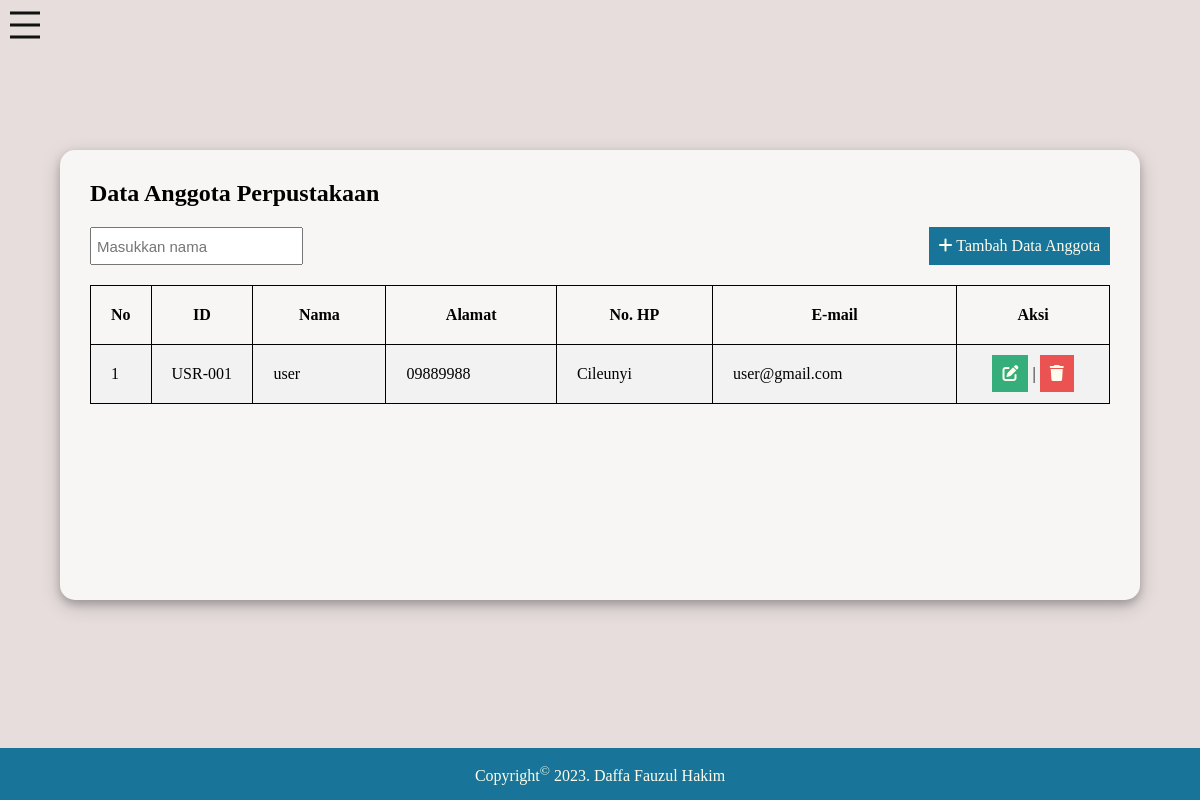
/admin/anggota.php (signed in), run on the app's committed database.
### tables this page shows
CREATE TABLE `anggota` (
  `id` varchar(7) NOT NULL,
  `nama` varchar(255) NOT NULL,
  `nama_pengguna` varchar(50) NOT NULL,
  `alamat` text NOT NULL,
  `no_hp` varchar(15) NOT NULL,
  `email` varchar(255) NOT NULL
);

### admin/anggota.php (the view, shortened to what this page needs)
<!DOCTYPE html>
<html lang="en">
  <head>
    <link rel="stylesheet" href="../assets/style/admin.css" />
  </head>
  <body>
    <main>
      <div id="content">
        <article>
          <header>
            <h2>Data Anggota Perpustakaan</h2>
            <div class="search">
              <input type="text" name="search" id="search" placeholder="Masukkan nama" />
              <a href="tambah/tambah_anggota.php"><i class="fa-solid fa-plus"></i> Tambah Data Anggota</a>
            </div>
          </header>
          <section id="hasil">
            <table>
              <tr>
                <th style="width: 5%">No</th>
                <th style="width: 10%">ID</th>
                <th>Nama</th>
                <th>Alamat</th>
                <th>No. HP</th>
                <th>E-mail</th>
                <th style="width: 15%">Aksi</th>
              </tr>
              <tr>
                <?php
                include '../koneksi.php';
                $no = 1;
                $data = mysqli_query ($koneksi, "select * from anggota");
                while($d = mysqli_fetch_array($data)){?>
                <td><?php echo $no++; ?></td>
                <td><?php echo $d['id']; ?></td>
                <td><?php echo $d['nama']; ?></td>
                <td><?php echo $d['no_hp']; ?></td>
                <td><?php echo $d['alamat']; ?></td>
                <td><?php echo $d['email']; ?></td>
                <td align="center">
                  <a class="edit" href="edit/edit_anggota.php?id=<?php echo $d['id'];?>"><i class="fa-solid fa-pen-to-square"></i></a> | <a class="delete" href="delete/delete_anggota.php?id=<?php echo $d['id'];?>" onClick="return confirm('Apakah Anda yakin ingin menghapus data? ')"><i class="fa-solid fa-trash"></i></a>
                </td>
              </tr>
              <?php } ?>
            </table>
          </section>
        </article>
      </div>
    </main>
    <footer>Copyright<sup>&copy;</sup> 2023. Daffa Fauzul Hakim</footer>
  </body>
</html>

### assets/style/admin.css (style rules this page uses)
* { margin: 0; padding: 0; box-sizing: border-box; }
body { background: #e7dddd; }
main { margin-left: 30px; margin-right: 30px; margin-top: 150px; transition: all 0.3s ease-in-out; }
article { border-radius: 15px; margin: 30px; padding: 30px; box-shadow: 0 4px 8px 0 rgba(0, 0, 0, 0.2), 0 6px 20px 0 rgba(0, 0, 0, 0.19); background: #f8f6f4; height: 450px; overflow-y: auto; }
article header .search { display: flex; justify-content: space-between; margin-bottom: 20px; margin-top: 20px; display: flex; }
article header .search input { font-size: 15px; padding: 5px; outline: none; }
article header a { text-decoration: none; background: #187498; color: #fffeec; padding: 10px; }
table, th, td { padding: 20px; border: 1px solid black; border-collapse: collapse; }
tr:nth-child(even) { background-color: #f2f2f2; }
td .edit { padding: 10px; background: #36ae7c; color: #fffeec; }
td .delete { padding: 10px; background: #eb5353; color: #fffeec; }
table { width: 100%; }
footer { background-color: #187498; padding: 15px; color: #fffeec; text-align: center; position: fixed; width: 100%; bottom: 0; }

### data on the page
anggota: id "USR-001", nama "user", no_hp "09889988", alamat "Cileunyi", email "user@gmail.com"
